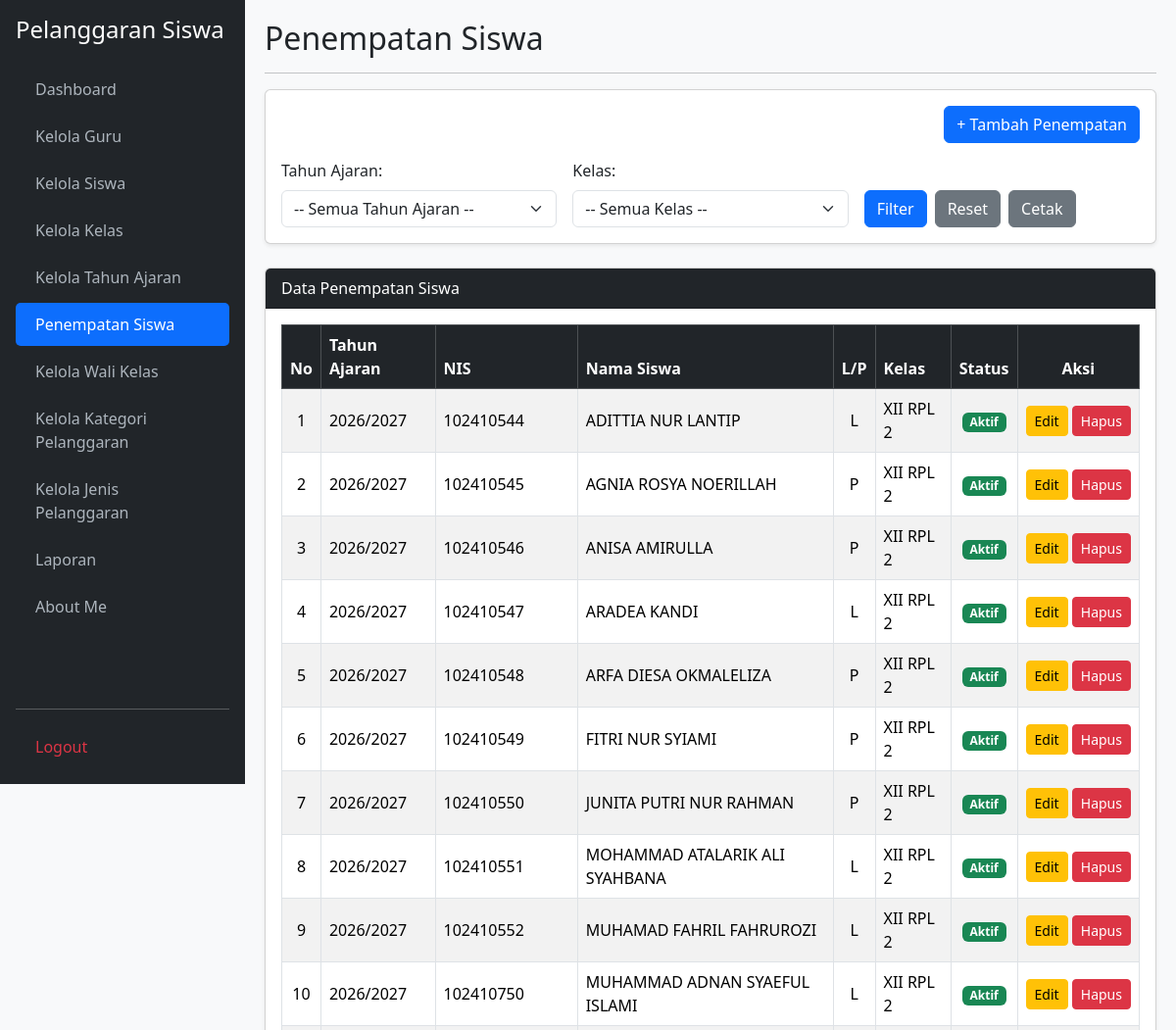
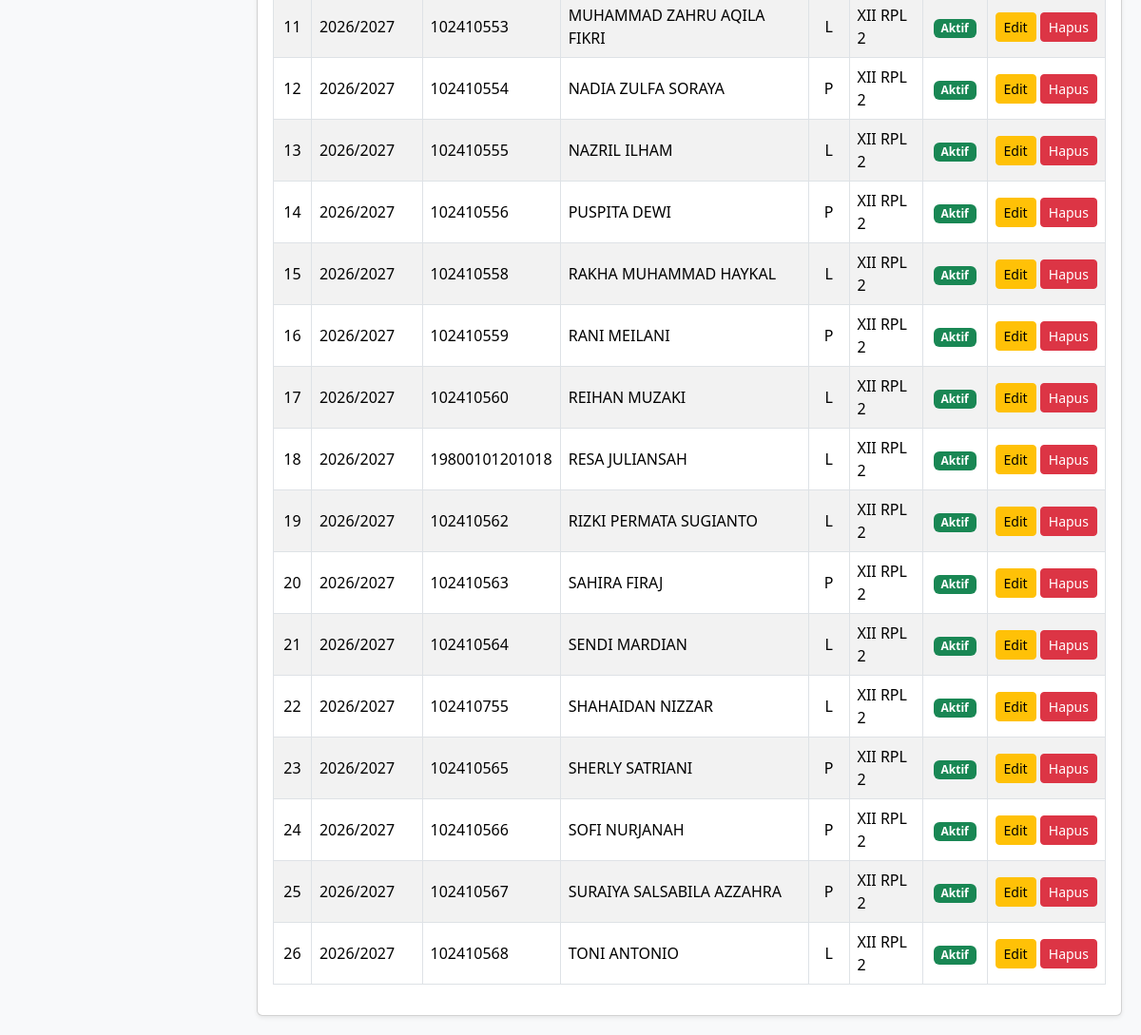
The app's page /penempatan_siswa.php with its own data (2 pictures, top to bottom).
### tables this page shows
CREATE TABLE `t_kelas_siswa` (
  `id` int(11) NOT NULL,
  `siswa_id` int(11) NOT NULL,
  `tahun_ajaran_id` int(11) NOT NULL,
  `kelas_id` int(11) NOT NULL,
  `tanggal_mulai` date DEFAULT NULL,
  `tanggal_selesai` date DEFAULT NULL,
  `status_aktif` tinyint(1) DEFAULT 1,
  `created_at` timestamp NULL DEFAULT NULL,
  `updated_at` timestamp NULL DEFAULT NULL
);

CREATE TABLE `t_tahun_ajaran` (
  `id` int(11) NOT NULL,
  `nama` varchar(20) NOT NULL,
  `tanggal_mulai` date DEFAULT NULL,
  `tanggal_selesai` date DEFAULT NULL,
  `status_aktif` tinyint(1) DEFAULT 1,
  `created_at` timestamp NULL DEFAULT NULL,
  `updated_at` timestamp NULL DEFAULT NULL
);

CREATE TABLE `t_siswa` (
  `id` int(11) NOT NULL,
  `nis` varchar(30) NOT NULL,
  `nisn` varchar(20) DEFAULT NULL,
  `nama` varchar(150) NOT NULL,
  `jenis_kelamin` char(1) DEFAULT NULL,
  `tanggal_lahir` date DEFAULT NULL,
  `alamat` text DEFAULT NULL,
  `status_aktif` tinyint(1) DEFAULT 1,
  `created_at` timestamp NULL DEFAULT NULL,
  `updated_at` timestamp NULL DEFAULT NULL
);

CREATE TABLE `t_kelas` (
  `id` int(11) NOT NULL,
  `nama` varchar(100) NOT NULL,
  `tingkat` varchar(20) DEFAULT NULL,
  `jurusan` varchar(100) DEFAULT NULL,
  `status_aktif` tinyint(1) DEFAULT 1,
  `created_at` timestamp NULL DEFAULT NULL,
  `updated_at` timestamp NULL DEFAULT NULL
);

### penempatan_siswa.php (the view, shortened to what this page needs)
<?php
$pdo = new PDO(
    "mysql:host=localhost;dbname=db_ukk_2026;charset=utf8mb4",
    "root",
    "",
    [
        PDO::ATTR_ERRMODE => PDO::ERRMODE_EXCEPTION,
        PDO::ATTR_DEFAULT_FETCH_MODE => PDO::FETCH_ASSOC
    ]
);
function e($value) {
    return htmlspecialchars((string)($value ?? ''), ENT_QUOTES, 'UTF-8');
}
$action = $_GET['action'] ?? '';
$edit_id = (int)($_GET['edit'] ?? 0);
$tambah = isset($_GET['tambah']);
$where = [];
$params = [];
$sqlWhere = $where ? "WHERE " . implode(" AND ", $where) : "";
$query = "
    SELECT ks.*, s.nis, s.nama AS nama_siswa,
           s.jenis_kelamin, k.nama AS nama_kelas,
           ta.nama AS nama_tahun
    FROM t_kelas_siswa ks
    JOIN t_siswa s ON ks.siswa_id = s.id
    JOIN t_kelas k ON ks.kelas_id = k.id
    JOIN t_tahun_ajaran ta ON ks.tahun_ajaran_id = ta.id
    $sqlWhere
    ORDER BY s.nama ASC
";
$stmt = $pdo->prepare($query);
$stmt->execute($params);
$data = $stmt->fetchAll();
$edit = [
    'id' => '',
    'siswa_id' => '',
    'tahun_ajaran_id' => '',
    'kelas_id' => '',
    'tanggal_mulai' => '',
    'tanggal_selesai' => '',
    'status_aktif' => 1
];
$listTahun = $pdo->query("
    SELECT id, nama FROM t_tahun_ajaran ORDER BY nama DESC
")->fetchAll();
$listKelas = $pdo->query("
    SELECT id, nama FROM t_kelas ORDER BY nama ASC
")->fetchAll();
$listSiswa = $pdo->query("
    SELECT id, nis, nama FROM t_siswa ORDER BY nama ASC
")->fetchAll();
?>
<!DOCTYPE html>
<html lang="id">
<head>
    <link href="https://cdn.jsdelivr.net/npm/bootstrap@5.3.3/dist/css/bootstrap.min.css" rel="stylesheet">
    <link href="https://cdn.datatables.net/2.3.4/css/dataTables.bootstrap5.min.css" rel="stylesheet">
</head>
<body <?= $action === 'print' ? 'onload="window.print()"' : '' ?>>
<div class="sidebar d-flex flex-column p-3">
    <h4 class="text-white mb-4">Pelanggaran Siswa</h4>
    <ul class="nav nav-pills flex-column mb-auto">
        <li class="nav-item mb-1"><a href="dashboard.php">Dashboard</a></li>
        <li class="nav-item mb-1"><a href="kelola_guru.php">Kelola Guru</a></li>
        <li class="nav-item mb-1"><a href="kelola_siswa.php">Kelola Siswa</a></li>
        <li class="nav-item mb-1"><a href="kelola_kelas.php">Kelola Kelas</a></li>
        <li class="nav-item mb-1"><a href="kelola_tahun_ajaran.php">Kelola Tahun Ajaran</a></li>
        <li class="nav-item mb-1"><a href="penempatan_siswa.php" class="active">Penempatan Siswa</a></li>
        <li class="nav-item mb-1"><a href="kelola_wali_kelas.php">Kelola Wali Kelas</a></li>
        <li class="nav-item mb-1"><a href="kelola_kategori_pelanggaran.php">Kelola Kategori Pelanggaran</a></li>
        <li class="nav-item mb-1"><a href="kelola_jenis_pelanggaran.php">Kelola Jenis Pelanggaran</a></li>
        <li class="nav-item mb-1"><a href="laporan.php">Laporan</a></li>
        <li class="nav-item mb-1"><a href="about_me.php">About Me</a></li>
    </ul>
    <hr>
    <a href="logout.php" class="text-danger">Logout</a>
</div>
<div class="main-content">
    <h2 class="mb-3">
        <?= $edit_id > 0 ? 'Edit Penempatan Siswa' : ($tambah ? 'Tambah Penempatan Siswa' : 'Penempatan Siswa'); ?>
    </h2>
    <hr>
    <?php if ($edit_id > 0 || $tambah): ?>
        <div class="card shadow-sm mb-4 no-print">
            <div class="card-header bg-primary text-white">
                <?= $edit_id > 0 ? 'Edit Penempatan Siswa' : 'Tambah Penempatan Siswa'; ?>
            </div>
            <div class="card-body">
                <form method="POST">
                    <input type="hidden" name="id" value="<?= e($edit['id']); ?>">
                    <div class="row">
                        <div class="col-md-6 mb-3">
                            <label class="form-label">Siswa</label>
                            <select name="siswa_id" class="form-select" required>
                                <option value="">-- Pilih Siswa --</option>
                                <?php foreach ($listSiswa as $s): ?>
                                    <option value="<?= e($s['id']); ?>"
                                        <?= (string)$edit['siswa_id'] === (string)$s['id'] ? 'selected' : ''; ?>>
                                        <?= e($s['nis'] . ' - ' . $s['nama']); ?>
                                    </option>
                                <?php endforeach; ?>
                            </select>
                        </div>
                        <div class="col-md-6 mb-3">
                            <label class="form-label">Tahun Ajaran</label>
                            <select name="tahun_ajaran_id" class="form-select" required>
                                <option value="">-- Pilih Tahun Ajaran --</option>
                                <?php foreach ($listTahun as $t): ?>
                                    <option value="<?= e($t['id']); ?>"
                                        <?= (string)$edit['tahun_ajaran_id'] === (string)$t['id'] ? 'selected' : ''; ?>>
                                        <?= e($t['nama']); ?>
                                    </option>
                                <?php endforeach; ?>
                            </select>
                        </div>
                        <div class="col-md-6 mb-3">
                            <label class="form-label">Kelas</label>
                            <select name="kelas_id" class="form-select" required>
                                <option value="">-- Pilih Kelas --</option>
                                <?php foreach ($listKelas as $k): ?>
                                    <option value="<?= e($k['id']); ?>"
                                        <?= (string)$edit['kelas_id'] === (string)$k['id'] ? 'selected' : ''; ?>>
                                        <?= e($k['nama']); ?>
                                    </option>
                                <?php endforeach; ?>
                            </select>
                        </div>
                        <div class="col-md-6 mb-3">
                            <label class="form-label">Status Aktif</label><br>
                            <input type="checkbox" name="status_aktif" value="1"
                                <?= (int)$edit['status_aktif'] === 1 ? 'checked' : ''; ?>>
                            Aktif
                        </div>
                        <div class="col-md-6 mb-3">
                            <label class="form-label">Tanggal Mulai</label>
                            <input type="date" name="tanggal_mulai" class="form-control"
                                value="<?= e($edit['tanggal_mulai']); ?>">
                        </div>
                        <div class="col-md-6 mb-3">
                            <label class="form-label">Tanggal Selesai</label>
                            <input type="date" name="tanggal_selesai" class="form-control"
                                value="<?= e($edit['tanggal_selesai']); ?>">
                        </div>
                    </div>
                    <button type="submit" name="simpan" class="btn btn-primary">
                        <?= $edit_id > 0 ? 'Update Data' : 'Simpan Data'; ?>
                    </button>
                    <a href="penempatan_siswa.php" class="btn btn-secondary">Batal</a>
                </form>
            </div>
        </div>
    <?php else: ?>
        <div class="card shadow-sm mb-4 no-print">
            <div class="card-body">
                <div class="d-flex justify-content-end mb-3">
                    <a href="penempatan_siswa.php?tambah=1" class="btn btn-primary">+ Tambah Penempatan</a>
                </div>
                <form method="GET" class="row g-3">
                    <div class="col-md-4">
                        <label class="form-label">Tahun Ajaran:</label>
                        <select name="tahun_id" class="form-select">
                            <option value="">-- Semua Tahun Ajaran --</option>
                        </select>
                    </div>
                    <div class="col-md-4">
                        <label class="form-label">Kelas:</label>
                        <select name="kelas_id" class="form-select">
                            <option value="">-- Semua Kelas --</option>
                        </select>
                    </div>
                    <div class="col-md-4 d-flex align-items-end gap-2">
                        <button type="submit" class="btn btn-primary">Filter</button>
                        <a href="penempatan_siswa.php" class="btn btn-secondary">Reset</a>
                        <a href="penempatan_siswa.php?<?= http_build_query(array_merge($_GET, ['action' => 'print'])); ?>" class="btn btn-secondary">Cetak</a>
                    </div>
                </form>
            </div>
        </div>
        <div class="card shadow-sm">
            <div class="card-header bg-dark text-white">
                Data Penempatan Siswa
            </div>
            <div class="card-body">
                <div class="table-responsive">
                    <table id="tabelPenempatan" class="table table-bordered table-striped table-hover align-middle w-100">
                        <thead class="table-dark">
                            <tr>
                                <th class="text-center">No</th>
                                <th>Tahun Ajaran</th>
                                <th>NIS</th>
                                <th>Nama Siswa</th>
                                <th class="text-center">L/P</th>
                                <th>Kelas</th>
                                <th class="text-center">Status</th>
                                <th class="text-center no-print">Aksi</th>
                            </tr>
                        </thead>
                        <tbody>
                            <?php foreach ($data as $i => $r): ?>
                                <tr>
                                    <td class="text-center"><?= $i + 1; ?></td>
                                    <td><?= e($r['nama_tahun']); ?></td>
                                    <td><?= e($r['nis']); ?></td>
                                    <td><?= e($r['nama_siswa']); ?></td>
                                    <td class="text-center"><?= e($r['jenis_kelamin']); ?></td>
                                    <td><?= e($r['nama_kelas']); ?></td>
                                    <td class="text-center">
                                        <?php if ((int)$r['status_aktif'] === 1): ?>
                                            <span class="badge bg-success">Aktif</span>
                                        <?php else: ?>
                                            <span class="badge bg-danger">Non-Aktif</span>
                                        <?php endif; ?>
                                    </td>
                                    <td class="text-center text-nowrap no-print">
                                        <a href="penempatan_siswa.php?edit=<?= (int)$r['id']; ?>"
                                           class="btn btn-warning btn-sm">Edit</a>
                                        <a href="penempatan_siswa.php?hapus=<?= (int)$r['id']; ?>"
                                           class="btn btn-danger btn-sm"
                                           onclick="return confirm('Yakin ingin menghapus data penempatan siswa ini?')">
                                            Hapus
                                        </a>
                                    </td>
                                </tr>
                            <?php endforeach; ?>
                        </tbody>
                    </table>
                </div>
            </div>
        </div>
    <?php endif; ?>
</div>
</body>
</html>

### penempatan_siswa.php (style rules this page uses)
body { background-color: #f8f9fa; }
.sidebar { min-height: 100vh; background-color: #212529; color: #fff; position: fixed; width: 250px; top: 0; left: 0; overflow-y: auto; }
.sidebar a { color: #adb5bd; text-decoration: none; display: block; padding: 10px 20px; border-radius: 5px; }
.sidebar a:hover, .sidebar a.active { color: #fff; background-color: #0d6efd; }
.main-content { margin-left: 250px; padding: 20px; min-width: 0; }

### records on screen
t_kelas_siswa: tahun_ajaran.nama "2026/2027", siswa.nis "102410544", siswa.nama "ADITTIA NUR LANTIP", siswa.jenis_kelamin "L", kelas.nama "XII RPL 2", status_aktif "Aktif"
t_kelas_siswa: tahun_ajaran.nama "2026/2027", siswa.nis "102410545", siswa.nama "AGNIA ROSYA NOERILLAH", siswa.jenis_kelamin "P", kelas.nama "XII RPL 2", status_aktif "Aktif"
t_kelas_siswa: tahun_ajaran.nama "2026/2027", siswa.nis "102410546", siswa.nama "ANISA AMIRULLA", siswa.jenis_kelamin "P", kelas.nama "XII RPL 2", status_aktif "Aktif"
t_kelas_siswa: tahun_ajaran.nama "2026/2027", siswa.nis "102410547", siswa.nama "ARADEA KANDI", siswa.jenis_kelamin "L", kelas.nama "XII RPL 2", status_aktif "Aktif"
t_kelas_siswa: tahun_ajaran.nama "2026/2027", siswa.nis "102410548", siswa.nama "ARFA DIESA OKMALELIZA", siswa.jenis_kelamin "P", kelas.nama "XII RPL 2", status_aktif "Aktif"
t_kelas_siswa: tahun_ajaran.nama "2026/2027", siswa.nis "102410549", siswa.nama "FITRI NUR SYIAMI", siswa.jenis_kelamin "P", kelas.nama "XII RPL 2", status_aktif "Aktif"
t_kelas_siswa: tahun_ajaran.nama "2026/2027", siswa.nis "102410550", siswa.nama "JUNITA PUTRI NUR RAHMAN", siswa.jenis_kelamin "P", kelas.nama "XII RPL 2", status_aktif "Aktif"
t_kelas_siswa: tahun_ajaran.nama "2026/2027", siswa.nis "102410551", siswa.nama "MOHAMMAD ATALARIK ALI SYAHBANA", siswa.jenis_kelamin "L", kelas.nama "XII RPL 2", status_aktif "Aktif"
t_kelas_siswa: tahun_ajaran.nama "2026/2027", siswa.nis "102410552", siswa.nama "MUHAMAD FAHRIL FAHRUROZI", siswa.jenis_kelamin "L", kelas.nama "XII RPL 2", status_aktif "Aktif"
t_kelas_siswa: tahun_ajaran.nama "2026/2027", siswa.nis "102410750", siswa.nama "MUHAMMAD ADNAN SYAEFUL ISLAMI", siswa.jenis_kelamin "L", kelas.nama "XII RPL 2", status_aktif "Aktif"
t_kelas_siswa: tahun_ajaran.nama "2026/2027", siswa.nis "102410553", siswa.nama "MUHAMMAD ZAHRU AQILA FIKRI", siswa.jenis_kelamin "L", kelas.nama "XII RPL 2", status_aktif "Aktif"
t_kelas_siswa: tahun_ajaran.nama "2026/2027", siswa.nis "102410554", siswa.nama "NADIA ZULFA SORAYA", siswa.jenis_kelamin "P", kelas.nama "XII RPL 2", status_aktif "Aktif"
t_kelas_siswa: tahun_ajaran.nama "2026/2027", siswa.nis "102410555", siswa.nama "NAZRIL ILHAM", siswa.jenis_kelamin "L", kelas.nama "XII RPL 2", status_aktif "Aktif"
t_kelas_siswa: tahun_ajaran.nama "2026/2027", siswa.nis "102410556", siswa.nama "PUSPITA DEWI", siswa.jenis_kelamin "P", kelas.nama "XII RPL 2", status_aktif "Aktif"
t_kelas_siswa: tahun_ajaran.nama "2026/2027", siswa.nis "102410558", siswa.nama "RAKHA MUHAMMAD HAYKAL", siswa.jenis_kelamin "L", kelas.nama "XII RPL 2", status_aktif "Aktif"
t_kelas_siswa: tahun_ajaran.nama "2026/2027", siswa.nis "102410559", siswa.nama "RANI MEILANI", siswa.jenis_kelamin "P", kelas.nama "XII RPL 2", status_aktif "Aktif"
t_kelas_siswa: tahun_ajaran.nama "2026/2027", siswa.nis "102410560", siswa.nama "REIHAN MUZAKI", siswa.jenis_kelamin "L", kelas.nama "XII RPL 2", status_aktif "Aktif"
t_kelas_siswa: tahun_ajaran.nama "2026/2027", siswa.nis "19800101201018", siswa.nama "RESA JULIANSAH", siswa.jenis_kelamin "L", kelas.nama "XII RPL 2", status_aktif "Aktif"
t_kelas_siswa: tahun_ajaran.nama "2026/2027", siswa.nis "102410562", siswa.nama "RIZKI PERMATA SUGIANTO", siswa.jenis_kelamin "L", kelas.nama "XII RPL 2", status_aktif "Aktif"
t_kelas_siswa: tahun_ajaran.nama "2026/2027", siswa.nis "102410563", siswa.nama "SAHIRA FIRAJ", siswa.jenis_kelamin "P", kelas.nama "XII RPL 2", status_aktif "Aktif"
t_kelas_siswa: tahun_ajaran.nama "2026/2027", siswa.nis "102410564", siswa.nama "SENDI MARDIAN", siswa.jenis_kelamin "L", kelas.nama "XII RPL 2", status_aktif "Aktif"
t_kelas_siswa: tahun_ajaran.nama "2026/2027", siswa.nis "102410755", siswa.nama "SHAHAIDAN NIZZAR", siswa.jenis_kelamin "L", kelas.nama "XII RPL 2", status_aktif "Aktif"
t_kelas_siswa: tahun_ajaran.nama "2026/2027", siswa.nis "102410565", siswa.nama "SHERLY SATRIANI", siswa.jenis_kelamin "P", kelas.nama "XII RPL 2", status_aktif "Aktif"
t_kelas_siswa: tahun_ajaran.nama "2026/2027", siswa.nis "102410566", siswa.nama "SOFI NURJANAH", siswa.jenis_kelamin "P", kelas.nama "XII RPL 2", status_aktif "Aktif"
t_kelas_siswa: tahun_ajaran.nama "2026/2027", siswa.nis "102410567", siswa.nama "SURAIYA SALSABILA AZZAHRA", siswa.jenis_kelamin "P", kelas.nama "XII RPL 2", status_aktif "Aktif"
t_kelas_siswa: tahun_ajaran.nama "2026/2027", siswa.nis "102410568", siswa.nama "TONI ANTONIO", siswa.jenis_kelamin "L", kelas.nama "XII RPL 2", status_aktif "Aktif"
